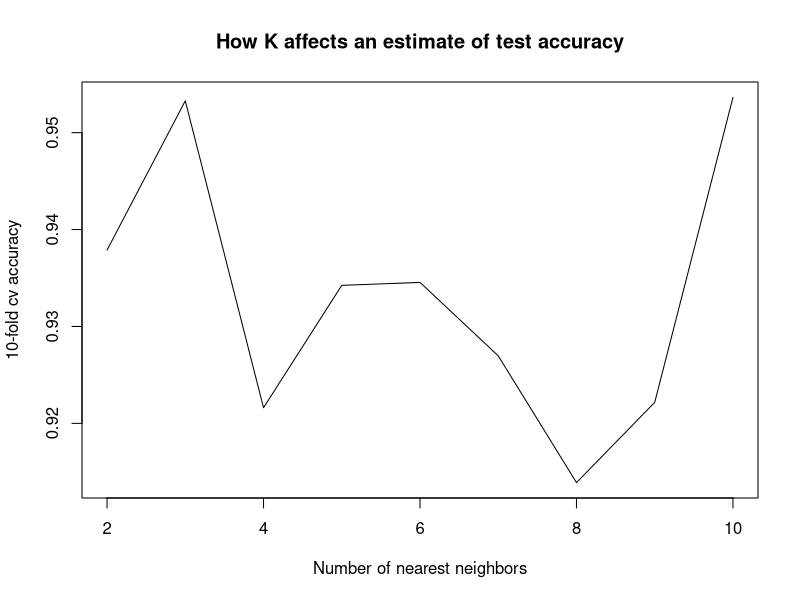

Write R code to recreate this figure.
######
# kNN with cross validation
# Student Name: Rishabh Sinha
# Student Unity ID: rsinha2
######

# Do not clear your workspace


# load required libraries
require(class) # for KNN
require(caret) # for train, createDataPartition, createFolds...

# set seed to ensure reproducibility
set.seed(100)

data(iris)

# normalize all predictors, i.e., all but last column species
iris[, -ncol(iris)] <- scale(iris[, -ncol(iris)])

# split the data into training and test sets 70/30 split
trainIdx <- createDataPartition(1:nrow(iris), p = 0.7, list = FALSE)
testIdx <- setdiff((1:nrow(iris)), trainIdx)
train <- iris[trainIdx, -ncol(iris)]
test <- iris[testIdx, -ncol(iris)]

# convert class variable to type factor
cl <- factor(iris[trainIdx, ncol(iris)])

# use knn from class package to predict
knnPreds <- knn(train, test, cl, k = 3, prob = TRUE)

table(knnPreds, factor(iris[testIdx, ncol(iris)]))

# implement myknncv - knn with cross validation
# use the standard knn function for training/testing
# implement the cross validation section
# divide training data into k folds, use one fold for validation, others for training
# repeat this k times
myknncv <- function(train, test, cl, k, numFolds)
{
   # create k folds
   ###
   folds <- createFolds(cl,numFolds)
   fold_accuracies <- vector()
   for(i in 1:numFolds){
           # use ith fold for validation
           ###
           validation_set <- train[folds[[i]],]
           # rest of the folds as training
           ###
           cv_train <- train[-folds[[i]], ]
           # train class variable
           ###
           cv_train_cl <- cl[-folds[[i]]]
           # predict using cv_train, cv_train_cl and validation_set
           ###
           knnpreds <- knn(cv_train, validation_set, cv_train_cl, k, prob = TRUE)
           # calculate accuracy
           tab <- table(knnpreds, factor(cl[folds[[i]]]))
           fold_accuracies <- c(fold_accuracies, sum(diag(tab)) / sum(tab))
   }
   #final accuracy is mean of accuracies of all folds
   cv_accuracy <- mean(fold_accuracies)
   return(cv_accuracy)
}

# perform KNN classification for k in 2:10 using 10-fold CV to estimate 
# test accuracy
accuracies <- vector()
for(nn in 2:10)
    accuracies <- c(accuracies, myknncv(train, test, cl, k = nn, numFolds = 10))

# plot k vs. 10-fold cv accuracy
plot(2:10, accuracies, type = 'l', xlab = 'Number of nearest neighbors',
     ylab = '10-fold cv accuracy',
     main = 'How K affects an estimate of test accuracy')

# pick the optimal number of nearest neighbors from the plot
###
bestk <- which(accuracies==max(accuracies))+1
